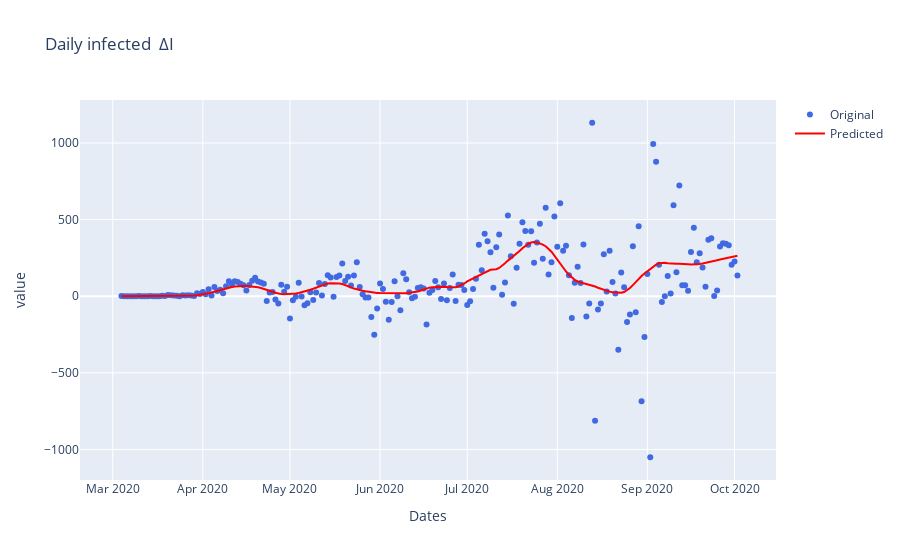

Notebook cell for this chart:
### Code cell
#Daily infected  ΔI
fig=go.Figure()
fig.add_trace(go.Scatter(x=df_state['Date'], y=df_state['Infected'].diff(),name='Original',
                         mode='markers',line=dict(color='royalblue',)))
fig.add_trace(go.Scatter(x=df_state['Date'], y=df_pred['Infected'].diff(),name='Predicted',
                         line=dict(color='red',)))
fig.update_layout(title = "Daily infected  ΔI", xaxis = {'title':'Dates'},
                  yaxis = {'title':'value'})
#fig.update_xaxes(rangeslider_visible=True)
fig.show()

### Figure 1 — Plotly figure (JSON) as saved in the notebook; plotly's stock layout.template omitted (floating-point values rounded to 4 significant figures; data arrays with more than 128 entries replaced by an {"elided": "..."} marker saying what was removed)
{"data": [{"line": {"color": "royalblue"}, "mode": "markers", "name": "Original", "type": "scatter", "x": {"elided": "214 str values"}, "y": {"elided": "214 int values"}}, {"line": {"color": "red"}, "name": "Predicted", "type": "scatter", "x": {"elided": "214 str values"}, "y": {"elided": "214 float values"}}], "layout": {"title": {"text": "Daily infected  ΔI"}, "xaxis": {"title": {"text": "Dates"}}, "yaxis": {"title": {"text": "value"}}}}
